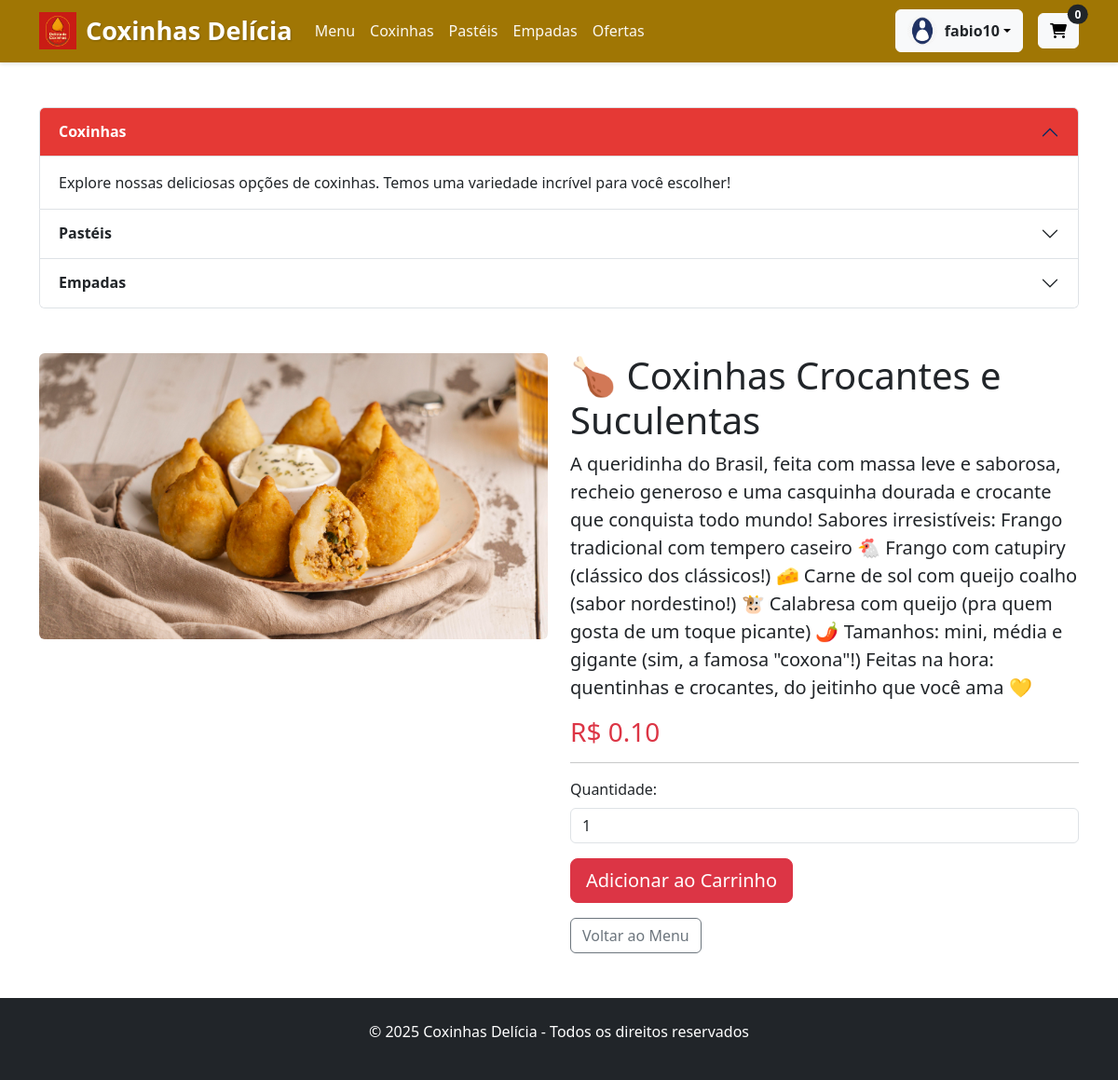
/produto/3/ (signed in), run on the app's committed database.
### cardapio/models.py (models this page shows, shortened)
class Usuario(AbstractUser):
    endereco = models.TextField(blank=True)
    telefone = models.CharField(max_length=15, default='')
    cep = models.CharField(max_length=9, verbose_name='CEP', default='00000-000')
    cidade = models.CharField(max_length=100, default='Não informado')
    rua = models.CharField(max_length=200, default='Não informado')
    numero = models.CharField(max_length=10, default='S/N')
    complemento = models.CharField(max_length=100, blank=True)
    class Meta:
        verbose_name = 'Cliente'
        verbose_name_plural = 'Clientes'

class Produto(models.Model):
    nome = models.CharField(max_length=100, verbose_name='Nome do Produto')
    descricao = models.TextField(verbose_name='Descrição', blank=True, null=True)
    preco = models.DecimalField(
        max_digits=6,
        decimal_places=2,
        verbose_name='Preço',
        validators=[MinValueValidator(Decimal('0.01'))]
    )
    categoria = models.ForeignKey('Categoria', on_delete=models.SET_NULL, null=True, blank=True)
    imagem = models.ImageField(upload_to='produtos/', blank=True, null=True)
    disponivel = models.BooleanField(default=True)
    data_cadastro = models.DateTimeField(default=timezone.now)
    class Meta:
        verbose_name = 'Produto'
        ordering = ['nome']

### cardapio/views.py (the view)
# urls.py: path('produto/<int:pk>/', views.ProdutoDetailView.as_view(), name='detalhe_produto'),
class ProdutoDetailView(LoginRequiredMixin, DetailView):
    model = Produto
    template_name = 'cardapio/detalhe_produto.html'
    context_object_name = 'produto'
    login_url = '/login/'

### cardapio/templates/cardapio/detalhe_produto.html (shortened to what this page needs)
{% extends 'cardapio/base.html' %}
{% block content %}
<div class="container my-5">
    <div class="row">
        <div class="col-md-6">
            <img src="{{ produto.imagem.url }}" class="img-fluid rounded" alt="{{ produto.nome }}">
        </div>
        <div class="col-md-6">
            <h1>{{ produto.nome }}</h1>
            <p class="lead">{{ produto.descricao }}</p>
            <h3 class="text-danger">R$ {{ produto.preco }}</h3>
            <hr>
            <form method="post" action="{% url 'adicionar_ao_carrinho' produto.pk %}">
                <div class="mb-3">
                    <label for="quantidade" class="form-label">Quantidade:</label>
                    <input type="number" class="form-control" id="quantidade" name="quantidade" value="1" min="1">
                </div>
                <button type="submit" class="btn btn-danger btn-lg">Adicionar ao Carrinho</button>
            </form>
            <a href="{% url 'menu' %}" class="btn btn-outline-secondary mt-3">Voltar ao Menu</a>
        </div>
    </div>
</div>
{% endblock %}

### cardapio/templates/cardapio/base.html (shortened to what this page needs)
<!DOCTYPE html>
{% load static %}
<html lang="pt-br">
<head>
    <link href="https://cdn.jsdelivr.net/npm/bootstrap@5.3.0/dist/css/bootstrap.min.css" rel="stylesheet">
    <link rel="stylesheet" href="https://cdnjs.cloudflare.com/ajax/libs/font-awesome/6.0.0/css/all.min.css">
    <link rel="stylesheet" href="https://cdn.jsdelivr.net/npm/bootstrap-icons@1.8.0/font/bootstrap-icons.css">
</head>
<body>
    <nav class="navbar navbar-expand-lg navbar-dark">
        <div class="container">
            <a class="navbar-brand" href="{% url 'menu' %}">
                <img src="{% static 'images/logo.png' %}" alt="Logo Coxinhas Delícia" class="logo">
                Coxinhas Delícia
            </a>
            <div class="collapse navbar-collapse" id="navbarNav">
                <ul class="navbar-nav me-auto">
                    <li class="nav-item">
                        <a class="nav-link" href="{% url 'menu' %}">Menu</a>
                    </li>
                    <li class="nav-item">
                        <a class="nav-link" href="{% url 'menu' %}?categoria=Coxinha">Coxinhas</a>
                    </li>
                    <li class="nav-item">
                        <a class="nav-link" href="{% url 'menu' %}?categoria=Pastel">Pastéis</a>
                    </li>
                    <li class="nav-item">
                        <a class="nav-link" href="{% url 'menu' %}?categoria=Empada">Empadas</a>
                    </li>
                    <li class="nav-item">
                        <a class="nav-link" href="{% url 'menu' %}?categoria=Oferta">Ofertas</a>
                    </li>
                </ul>
                <div class="d-flex align-items-center">
                    {% if user.is_authenticated %}
                    <div class="dropdown user-dropdown">
                        <button class="btn btn-light dropdown-toggle d-flex align-items-center" type="button" id="userDropdown" data-bs-toggle="dropdown" aria-expanded="false">
                            <img src="{% static 'images/avata.png' %}" alt="Avatar" class="user-avatar">
                            <span class="fw-semibold text-dark">{{ user.get_full_name|default:user.username }}</span>
                        </button>
                    </div>
                    {% endif %}
                    <a href="{% url 'ver_carrinho' %}" class="btn btn-light position-relative ms-3">
                        <i class="fas fa-shopping-cart"></i>
                        <span class="position-absolute top-0 start-100 translate-middle badge rounded-pill bg-dark">
                            {{ request.session.carrinho_count|default:0 }}
                        </span>
                    </a>
                </div>
            </div>
        </div>
    </nav>
    <div class="container mt-5">
        <div class="accordion" id="accordionExample">
            <div class="accordion-item">
                <h2 class="accordion-header" id="headingOne">
                    <button class="accordion-button" type="button" data-bs-toggle="collapse" data-bs-target="#collapseOne" aria-expanded="true" aria-controls="collapseOne">
                        Coxinhas
                    </button>
                </h2>
                <div id="collapseOne" class="accordion-collapse collapse show" aria-labelledby="headingOne" data-bs-parent="#accordionExample">
                    <div class="accordion-body">
                        Explore nossas deliciosas opções de coxinhas. Temos uma variedade incrível para você escolher!
                    </div>
                </div>
            </div>
            <div class="accordion-item">
                <h2 class="accordion-header" id="headingTwo">
                    <button class="accordion-button collapsed" type="button" data-bs-toggle="collapse" data-bs-target="#collapseTwo" aria-expanded="false" aria-controls="collapseTwo">
                        Pastéis
                    </button>
                </h2>
            </div>
            <div class="accordion-item">
                <h2 class="accordion-header" id="headingThree">
                    <button class="accordion-button collapsed" type="button" data-bs-toggle="collapse" data-bs-target="#collapseThree" aria-expanded="false" aria-controls="collapseThree">
                        Empadas
                    </button>
                </h2>
            </div>
        </div>
    </div>
    {% block content %}{% endblock %}
    <footer class="bg-dark text-white py-4 mt-5">
        <div class="container text-center">
            <p>&copy; {% now "Y" %} Coxinhas Delícia - Todos os direitos reservados</p>
        </div>
    </footer>
</body>
</html>

### cardapio/templates/cardapio/base.html (style rules this page uses)
.navbar { background-color: #a07604; box-shadow: 0 2px 4px rgba(0,0,0,0.1); }
.navbar-brand { font-weight: bold; font-size: 1.7rem; display: flex; align-items: center; color: #ffffff !important; text-shadow: 1px 1px 2px rgba(0,0,0,0.2); }
.logo { height: 40px; margin-right: 10px; }
.user-dropdown { margin-left: 15px; }
.user-avatar { width: 32px; height: 32px; border-radius: 50%; margin-right: 8px; }
.nav-link { color: #ffffff !important; font-weight: 500; transition: all 0.3s ease; opacity: 0.95; }
.accordion-button:not(.collapsed) { background-color: #e53935; color: white; }
.accordion-button { font-weight: bold; }

### data on the page
Usuario: get_full_name "fabio10"
Produto: imagem (picture), nome "🍗 Coxinhas Crocantes e Suculentas", descricao "A queridinha do Brasil, feita com massa leve e saborosa, recheio generoso e uma casquinha dourada e crocante que conquista todo mundo! Sabores irresistíveis: Frango tradicional com tempero caseiro 🐔 Frango com catupiry (clássico dos clássicos!) 🧀 Carne de sol com queijo coalho (sabor nordestino!) 🐮 Calabresa com queijo (pra quem gosta de um toque picante) 🌶️ Tamanhos: mini, média e gigante (sim, a famosa \"coxona\"!) Feitas na hora: quentinhas e crocantes, do jeitinho que você ama 💛", preco "0.10"

### other printed values
{{ request.session.carrinho_count|default:0 }} "0"
